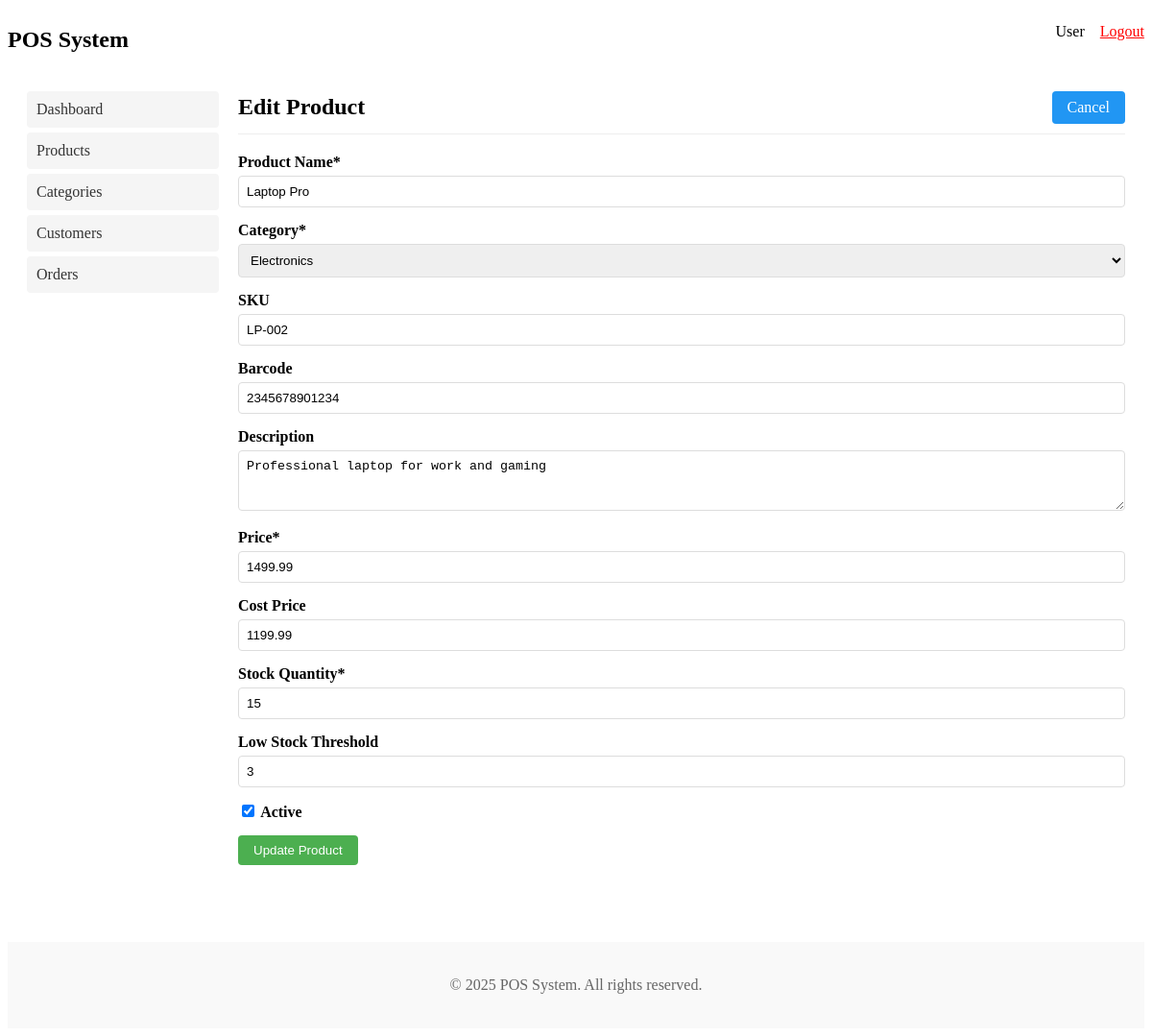
The page /products.php?edit=2 (signed in) on the database its author committed.
### tables this page shows
CREATE TABLE IF NOT EXISTS `products` (
  `id` INT AUTO_INCREMENT PRIMARY KEY,
  `name` VARCHAR(100) NOT NULL,
  `sku` VARCHAR(50) UNIQUE,
  `barcode` VARCHAR(50) UNIQUE,
  `description` TEXT,
  `price` DECIMAL(10,2) NOT NULL,
  `cost_price` DECIMAL(10,2),
  `category_id` INT,
  `stock_quantity` INT NOT NULL DEFAULT 0,
  `low_stock_threshold` INT DEFAULT 10,
  `image_url` VARCHAR(255),
  `is_active` BOOLEAN DEFAULT TRUE,
  `created_at` TIMESTAMP DEFAULT CURRENT_TIMESTAMP,
  `updated_at` TIMESTAMP DEFAULT CURRENT_TIMESTAMP ON UPDATE CURRENT_TIMESTAMP,
  FOREIGN KEY (`category_id`) REFERENCES `categories`(`id`) ON DELETE SET NULL
);

CREATE TABLE IF NOT EXISTS `categories` (
  `id` INT AUTO_INCREMENT PRIMARY KEY,
  `name` VARCHAR(50) NOT NULL UNIQUE,
  `description` TEXT,
  `created_at` TIMESTAMP DEFAULT CURRENT_TIMESTAMP,
  `updated_at` TIMESTAMP DEFAULT CURRENT_TIMESTAMP ON UPDATE CURRENT_TIMESTAMP
);

### products.php (the view, shortened to what this page needs)
<?php
require_once 'db.php';
$edit_mode = false;
$product = null;
if (isset($_GET['edit']) && !empty($_GET['edit'])) {
    $edit_mode = true;
    $product_id = $_GET['edit'];
    $sql = "SELECT * FROM products WHERE id = ?";
    $stmt = $db->prepare($sql);
    $stmt->bind_param("i", $product_id);
    $stmt->execute();
    $result = $stmt->get_result();
    if ($result->num_rows > 0) {
        $product = $result->fetch_assoc();
    } else {
        $_SESSION['error_message'] = 'Product not found';
        header('Location: products.php');
        exit;
    }
}
$categories = [];
$sql = "SELECT id, name FROM categories ORDER BY name";
$result = $db->query($sql);
if ($result->num_rows > 0) {
    while ($row = $result->fetch_assoc()) {
        $categories[] = $row;
    }
}
include 'includes/header.php';
?>
<div class="admin-header">
    <div class="admin-title"><?php echo $edit_mode ? 'Edit Product' : 'Manage Products'; ?></div>
    <div class="admin-actions">
        <?php if ($edit_mode): ?>
            <a href="products.php" class="btn btn-secondary">Cancel</a>
        <?php else: ?>
            <button type="button" class="btn btn-primary" onclick="toggleForm()">Add New Product</button>
        <?php endif; ?>
    </div>
</div>
<div id="productForm" style="display: <?php echo $edit_mode ? 'block' : 'none'; ?>; margin-bottom: 30px;">
    <form method="post" action="products.php">
        <div class="form-group">
            <label for="name">Product Name*</label>
            <input type="text" id="name" name="name" class="form-control" required
                value="<?php echo $edit_mode ? htmlspecialchars($product['name']) : ''; ?>">
        </div>
        <div class="form-group">
            <label for="category_id">Category*</label>
            <select id="category_id" name="category_id" class="form-control" required>
                <?php foreach ($categories as $category): ?>
                    <option value="<?php echo $category['id']; ?>"
                        <?php echo $edit_mode && $product['category_id'] == $category['id'] ? 'selected' : ''; ?>>
                        <?php echo htmlspecialchars($category['name']); ?>
                    </option>
                <?php endforeach; ?>
            </select>
        </div>
        <div class="form-group">
            <label for="sku">SKU</label>
            <input type="text" id="sku" name="sku" class="form-control"
                value="<?php echo $edit_mode ? htmlspecialchars($product['sku']) : ''; ?>">
        </div>
        <div class="form-group">
            <label for="barcode">Barcode</label>
            <input type="text" id="barcode" name="barcode" class="form-control"
                value="<?php echo $edit_mode ? htmlspecialchars($product['barcode']) : ''; ?>">
        </div>
        <div class="form-group">
            <label for="description">Description</label>
            <textarea id="description" name="description" class="form-control" rows="3"><?php echo $edit_mode ? htmlspecialchars($product['description']) : ''; ?></textarea>
        </div>
        <div class="form-group">
            <label for="price">Price*</label>
            <input type="number" step="0.01" id="price" name="price" class="form-control" required
                value="<?php echo $edit_mode ? htmlspecialchars($product['price']) : ''; ?>">
        </div>
        <div class="form-group">
            <label for="cost_price">Cost Price</label>
            <input type="number" step="0.01" id="cost_price" name="cost_price" class="form-control"
                value="<?php echo $edit_mode ? htmlspecialchars($product['cost_price']) : ''; ?>">
        </div>
        <div class="form-group">
            <label for="stock_quantity">Stock Quantity*</label>
            <input type="number" id="stock_quantity" name="stock_quantity" class="form-control" required
                value="<?php echo $edit_mode ? htmlspecialchars($product['stock_quantity']) : '0'; ?>">
        </div>
        <div class="form-group">
            <label for="low_stock_threshold">Low Stock Threshold</label>
            <input type="number" id="low_stock_threshold" name="low_stock_threshold" class="form-control"
                value="<?php echo $edit_mode ? htmlspecialchars($product['low_stock_threshold']) : '10'; ?>">
        </div>
        <div class="form-group">
            <label>
                <input type="checkbox" name="is_active" value="1"
                    <?php echo (!$edit_mode || ($edit_mode && $product['is_active'])) ? 'checked' : ''; ?>>
                Active
            </label>
        </div>
        <div class="form-group">
            <button type="submit" class="btn btn-primary"><?php echo $edit_mode ? 'Update Product' : 'Create Product'; ?></button>
        </div>
    </form>
</div>
<?php
include 'includes/footer.php';
?>

### includes/header.php (style rules this page uses)
.admin-header { display: flex; justify-content: space-between; align-items: center; margin-bottom: 20px; padding-bottom: 10px; border-bottom: 1px solid #eee; }
.admin-title { font-size: 24px; font-weight: bold; }
.admin-actions { display: flex; gap: 10px; }
.btn { display: inline-block; padding: 8px 16px; background-color: #4CAF50; color: white; text-decoration: none; border-radius: 4px; border: none; cursor: pointer; }
.btn-primary { background-color: #4CAF50; }
.btn-secondary { background-color: #2196F3; }
.form-group { margin-bottom: 15px; }
.form-group label { display: block; margin-bottom: 5px; font-weight: bold; }
.form-control { width: 100%; padding: 8px; border: 1px solid #ddd; border-radius: 4px; box-sizing: border-box; }

### rows shown on the page
products: name "Laptop Pro", category_id "Electronics", sku "LP-002", barcode "2345678901234", description "Professional laptop for work and gaming", price "1499.99", cost_price "1199.99", stock_quantity "15", low_stock_threshold "3", is_active "☑"

### other values the page prints
$_SESSION['username'] "User"
